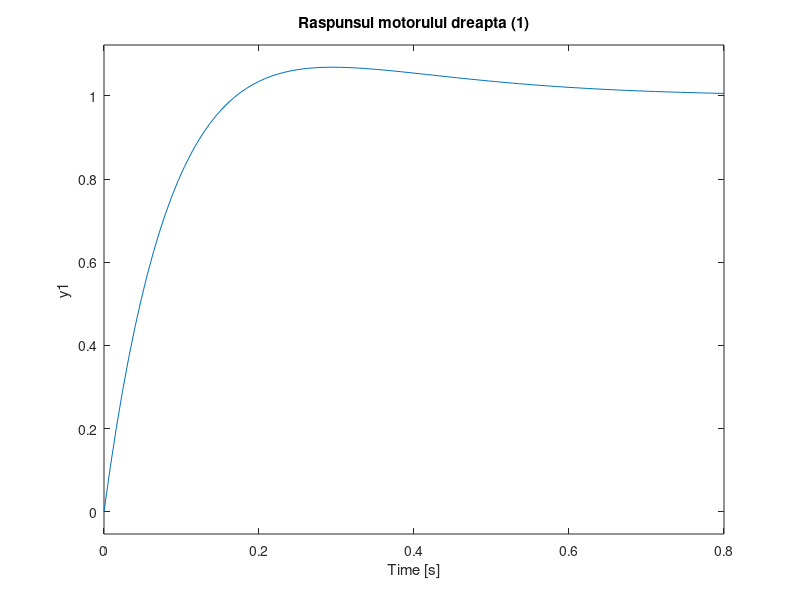
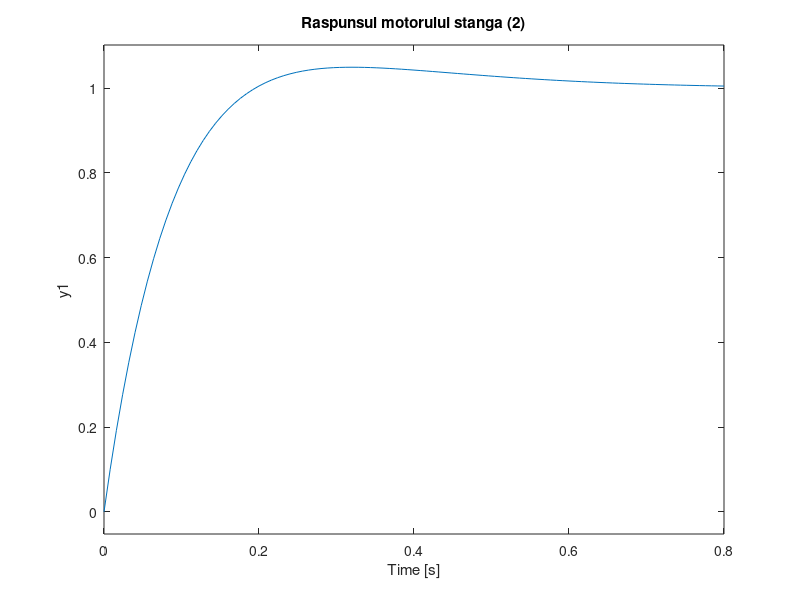

Reproduce these figures in MATLAB, in order.
% identificarea modelului MCC1 a robotului

% 
% Opening System Identification Tool ....... done. 
% Process model with transfer function                      
%            K                                              
% G(s) = ----------                                         
%         1+Tp1*s                                           
% 
% with   K = 1.1004+-0.0052921
%      Tp1 = 0.46973+-0.025221
%                                                           
% Estimated using PEM from data set right motor                  
% Loss function 0.0476646 and FPE 0.0484334                 
% Created:       28-Mar-2009 13:53:08                       
% Last modified: 28-Mar-2009 13:53:08 

K = 1.1004;
Tp1 = 0.46973;
nump = [K/Tp1];
denp = [1 1/Tp1];
% stabilirea performantelor ctrl PI + proces
a = 1/Tp1;
b = K/Tp1;
zeta = 1;
tr = 0.5;
omega = 4/(zeta*tr);
% parametrii controlerului PI
disp('-----------------------')
Kp = (2*zeta*omega-a)/b
Ki = omega^2/b
% simulare in bucla inchisa
Ho=series(tf([Kp Ki],[1 0]),tf([K],[Tp1 1]));
%Ho = tf(b*[Kp Ki],[1 Kp*b+a Ki*b]);
figure(3);

step(feedback(Ho,1));
title('Raspunsul motorului dreapta (1)');
%hold on
%step(tf([K],[Tp1 1]));
grid;
disp('parametrii controlerului pentru motorul 1 sunt');
Kp
Ki

% identificarea modelului MCC2 a robotului
% 
% Process model with transfer function                         
%            K                                                 
% G(s) = ----------                                            
%         1+Tp1*s                                              
% 
% with   K = 0.87966+-9.8855e-005
%      Tp1 = 0.34849+-0.017543
%                                                              
% Estimated using PEM from data set left motor                 
% Loss function 0.0271026 and FPE 0.0275398                    
% Created:       28-Mar-2009 13:51:32                          
% Last modified: 28-Mar-2009 13:51:37

K = 0.87966;
Tp1 = 0.34849;
nump = [K/Tp1];
denp = [1 1/Tp1];
% stabilirea performantelor ctrl PI + proces
a = 1/Tp1;
b = K/Tp1;

% parametrii controlerului PI
Kp = (2*zeta*omega-a)/b;
Ki = omega^2/b;
% simulare in bucla inchisa
Ho=series(tf([Kp Ki],[1 0]),tf([K],[Tp1 1]));
%Ho = tf(b*[Kp Ki],[1 Kp*b+a Ki*b]);
figure(4);
step(feedback(Ho,1));
title('Raspunsul motorului stanga (2)');
%hold on
%step(tf([K],[Tp1 1]));
grid;
disp('parametrii controlerului pentru motorul 2 sunt');
Kp
Ki

